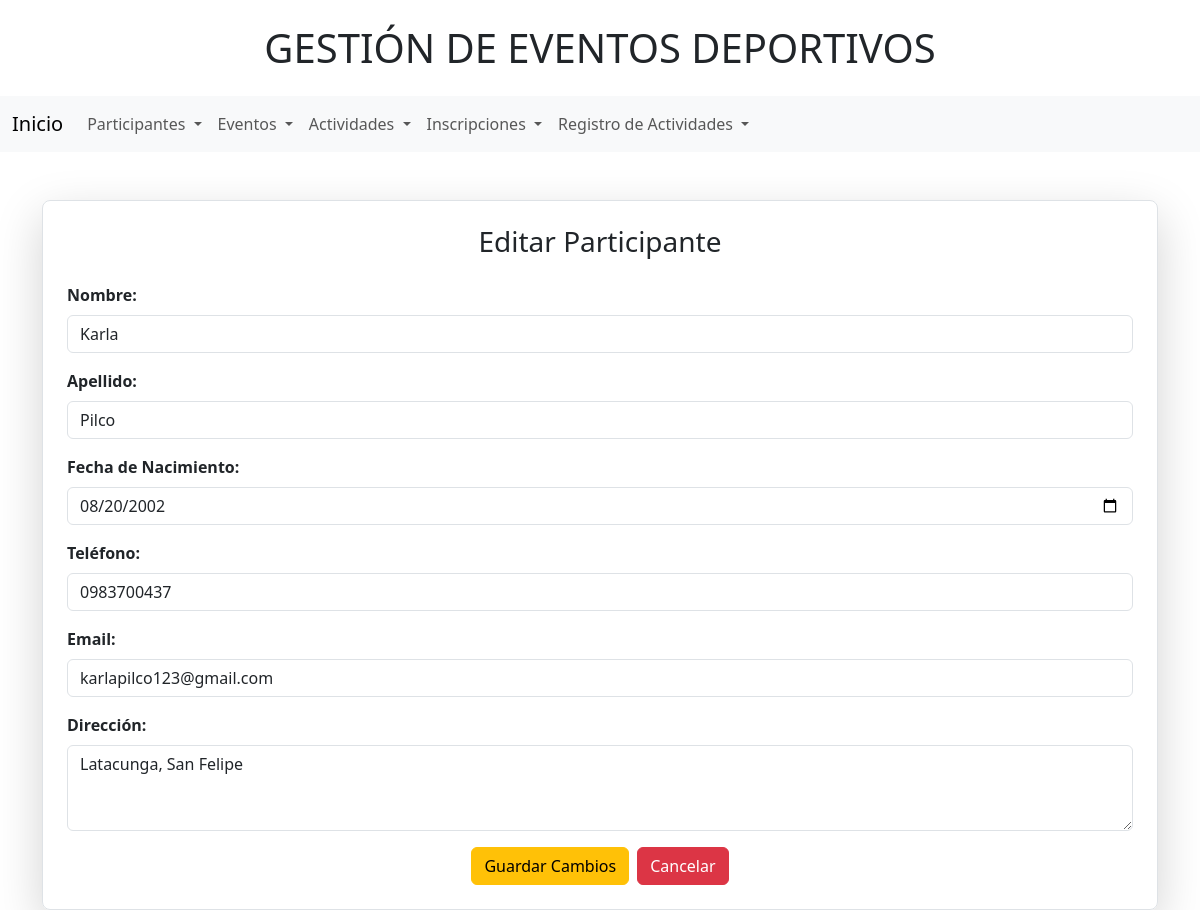
The page /editarParticipante/1 on the database its author committed.
### Aplicaciones/Gestiones/models.py (models this page shows, shortened)
class Participante(models.Model):
    id = models.AutoField(primary_key=True)
    nombre = models.CharField(max_length=100)
    apellido = models.CharField(max_length=100)
    email = models.EmailField(unique=True)
    telefono = models.CharField(max_length=15, blank=True, null=True)
    fecha_nacimiento = models.DateField(blank=True, null=True)
    direccion = models.TextField(blank=True, null=True)

### Aplicaciones/Gestiones/views.py (the view)
# urls.py: path('editarParticipante/<int:participante_id>', views.editarParticipante),  # Editar participante
def editarParticipante(request, participante_id):
    participante = get_object_or_404(Participante, id=participante_id)
    return render(request, 'editarParticipantes.html', {'participante': participante})

### Aplicaciones/Gestiones/templates/editarParticipantes.html (shortened to what this page needs)
{% extends "./plantilla.html" %}
{% block contenido %}
<div class="container mt-5">
    <div class="border p-4 rounded-3 shadow-lg">
        <h3 class="mb-4 text-center">Editar Participante</h3>
        <form action="/procesarEdicionParticipantes/" id="frm_editar_participante" method="post">
            <div class="mb-3">
                <label for="txt_nombre" class="form-label"><b>Nombre:</b></label>
                <input type="text" name="txt_nombre" id="txt_nombre" class="form-control" value="{{ participante.nombre }}" required>
            </div>
            <div class="mb-3">
                <label for="txt_apellido" class="form-label"><b>Apellido:</b></label>
                <input type="text" name="txt_apellido" id="txt_apellido" class="form-control" value="{{ participante.apellido }}" required>
            </div>
            <div class="mb-3">
                <label for="txt_fecha_nacimiento" class="form-label"><b>Fecha de Nacimiento:</b></label>
                <input type="date" name="txt_fecha_nacimiento" id="txt_fecha_nacimiento" class="form-control" value="{{ participante.fecha_nacimiento | date:'Y-m-d' }}">
            </div>
            <div class="mb-3">
                <label for="txt_telefono" class="form-label"><b>Teléfono:</b></label>
                <input type="text" name="txt_telefono" id="txt_telefono" class="form-control" value="{{ participante.telefono }}">
            </div>
            <div class="mb-3">
                <label for="txt_email" class="form-label"><b>Email:</b></label>
                <input type="email" name="txt_email" id="txt_email" class="form-control" value="{{ participante.email }}" required>
            </div>
            <div class="mb-3">
                <label for="txt_direccion" class="form-label"><b>Dirección:</b></label>
                <textarea name="txt_direccion" id="txt_direccion" class="form-control" rows="3">{{ participante.direccion }}</textarea>
            </div>
            <div class="d-flex justify-content-center">
                <button type="submit" class="btn btn-warning me-2">Guardar Cambios</button>
                <a href="/listadoParticipantes/" class="btn btn-danger">Cancelar</a>
            </div>
        </form>
    </div>
</div>
{% endblock %}

### rows shown on the page
Participante: txt_nombre "Karla", txt_apellido "Pilco", txt_fecha_nacimiento "08/20/2002", txt_telefono "0983700437", txt_email "karlapilco123@gmail.com", txt_direccion "Latacunga, San Felipe"
